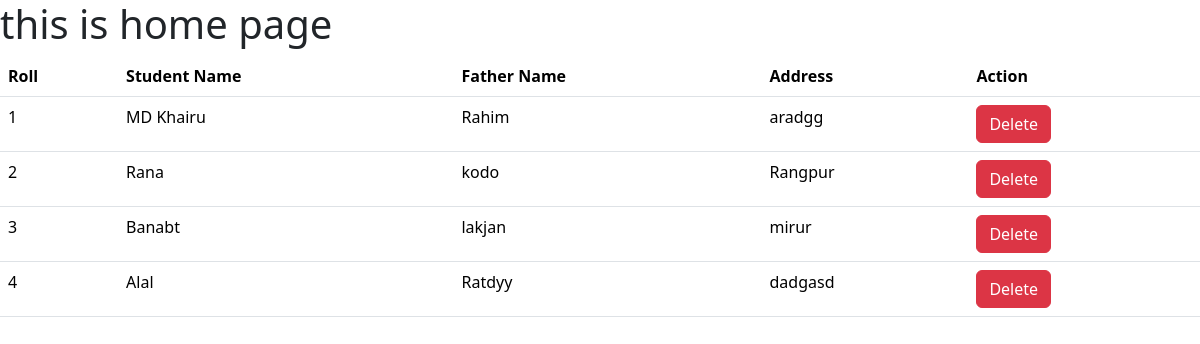
The page / on the database its author committed.
### first_app/models.py (models this page shows, shortened)
class Students(models.Model):
    name = models.CharField(max_length=20)
    Roll = models.IntegerField(primary_key=True)
    address = models.TextField()
    father_name= models.TextField(default='Rahim')

### first_app/views.py (the view)
# urls.py: path('',views.home, name= "homepage"),
def home(request):
    student = models.Students.objects.all()
    return render(request, 'home.html',{'data':student})

### first_app/templates/home.html (shortened to what this page needs)
<!DOCTYPE html>
<html lang="en">
  <head>
    <link
      href="https://cdn.jsdelivr.net/npm/bootstrap@5.3.2/dist/css/bootstrap.min.css"
      rel="stylesheet"
    />
  </head>
  <body>
    <h1>this is home page</h1>
    {%if data %}
    <table class="table">
      <thead>
        <tr>
          <th scope="col">Roll</th>
          <th scope="col">Student Name</th>
          <th scope="col">Father Name</th>
          <th scope="col">Address</th>
          <th scope="col">Action</th>
        </tr>
      </thead>
      <tbody>
        <tr>
          {% for st in data %}
          <td>{{st.Roll}}</td>
          <td>{{st.name}}</td>
          <td>{{st.father_name}}</td>
          <td>{{st.address}}</td>
          <td>
            <a class="btn btn-danger" href=" {% url 'delete_Student' st.Roll %}"
              >Delete</a
            >
          </td>
        </tr>
        {% endfor %}
      </tbody>
    </table>
    {% else %}
    <h3>No Data available show</h3>
    {% endif %}
  </body>
</html>

### rows shown on the page
Students: Roll "1", name "MD Khairu", father_name "Rahim", address "aradgg"
Students: Roll "2", name "Rana", father_name "kodo", address "Rangpur"
Students: Roll "3", name "Banabt", father_name "lakjan", address "mirur"
Students: Roll "4", name "Alal", father_name "Ratdyy", address "dadgasd"
